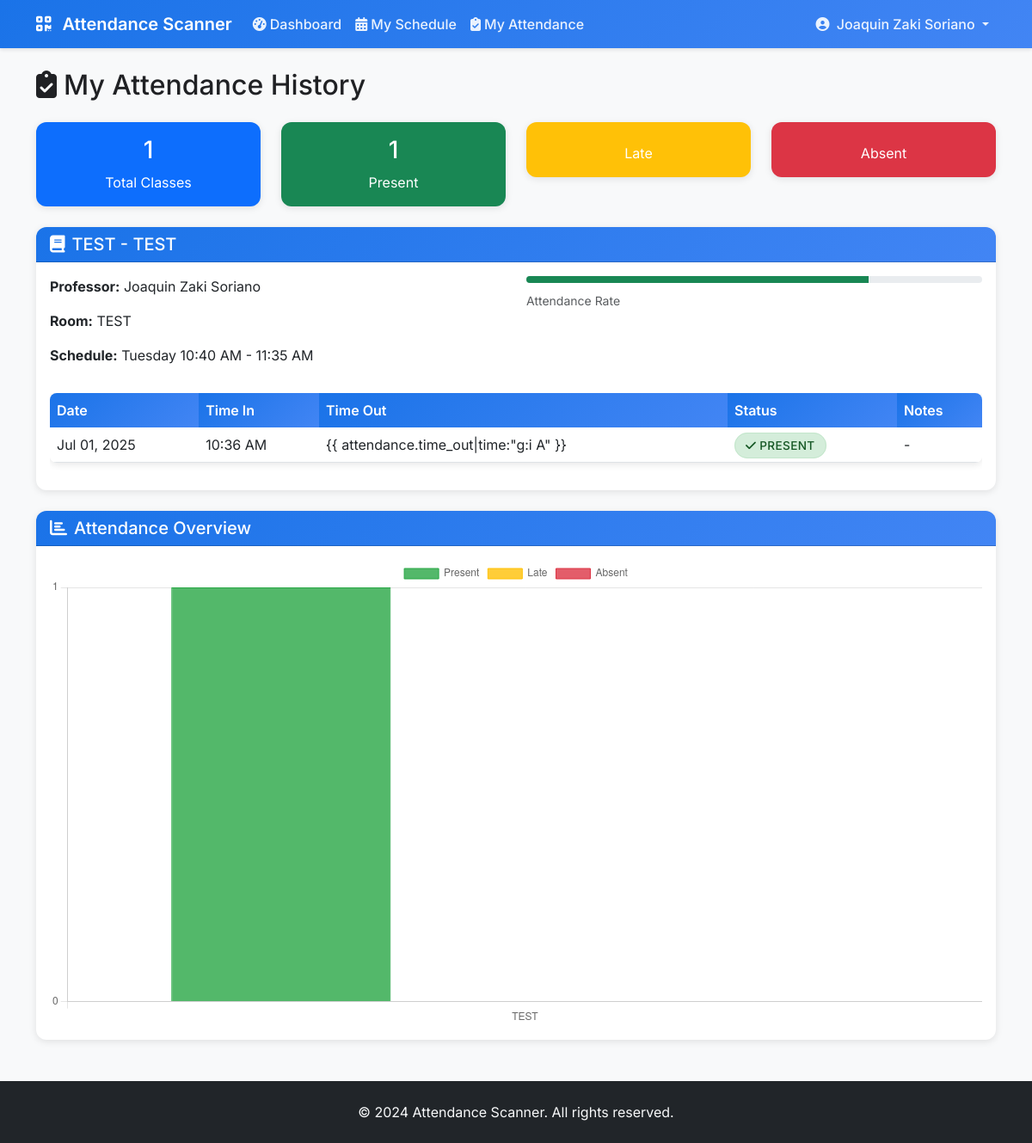
/my-attendance/ (signed in), run on the app's committed database.
### scanner/models.py (models this page shows, shortened)
class User(AbstractUser):
    USER_TYPES = (
        ('student', 'Student'),
        ('professor', 'Professor'),
        ('admin', 'Admin'),
    )
    user_type = models.CharField(max_length=10, choices=USER_TYPES, default='student')
    student_id = models.CharField(max_length=20, blank=True, null=True, unique=True)
    barcode = models.CharField(max_length=50, blank=True, null=True, unique=True)
    phone = models.CharField(max_length=15, blank=True, null=True)

class Attendance(models.Model):
    STATUS_CHOICES = (
        ('present', 'Present'),
        ('absent', 'Absent'),
        ('late', 'Late'),
        ('excused', 'Excused'),
    )
    student = models.ForeignKey(User, on_delete=models.CASCADE, limit_choices_to={'user_type': 'student'})
    schedule = models.ForeignKey(Schedule, on_delete=models.CASCADE)
    date = models.DateField()
    time_in = models.DateTimeField(blank=True, null=True)
    time_out = models.DateTimeField(blank=True, null=True)
    status = models.CharField(max_length=10, choices=STATUS_CHOICES, default='absent')
    notes = models.TextField(blank=True, null=True)
    created_at = models.DateTimeField(auto_now_add=True)
    updated_at = models.DateTimeField(auto_now=True)
    class Meta:
        unique_together = ['student', 'schedule', 'date']

class Schedule(models.Model):
    DAYS_OF_WEEK = (
        ('monday', 'Monday'),
        ('tuesday', 'Tuesday'),
        ('wednesday', 'Wednesday'),
        ('thursday', 'Thursday'),
        ('friday', 'Friday'),
        ('saturday', 'Saturday'),
        ('sunday', 'Sunday'),
    )
    subject = models.ForeignKey(Subject, on_delete=models.CASCADE)
    professor = models.ForeignKey(User, on_delete=models.CASCADE, limit_choices_to={'user_type': 'professor'})
    room = models.ForeignKey(Room, on_delete=models.CASCADE)
    day_of_week = models.CharField(max_length=10, choices=DAYS_OF_WEEK)
    start_time = models.TimeField()
    end_time = models.TimeField()
    semester = models.CharField(max_length=20, default='2024-1')
    academic_year = models.CharField(max_length=10, default='2024-2025')
    is_active = models.BooleanField(default=True)
    created_at = models.DateTimeField(auto_now_add=True)
    class Meta:
        unique_together = ['room', 'day_of_week', 'start_time', 'end_time', 'semester']

class Subject(models.Model):
    code = models.CharField(max_length=20, unique=True)
    name = models.CharField(max_length=100)
    description = models.TextField(blank=True, null=True)
    units = models.IntegerField(default=3)

class Room(models.Model):
    name = models.CharField(max_length=50)
    capacity = models.IntegerField(default=30)
    building = models.CharField(max_length=50, blank=True, null=True)
    floor = models.IntegerField(default=1)

### scanner/views.py (the view)
# urls.py: path('my-attendance/', views.student_attendance, name='student_attendance'),
@login_required
@user_passes_test(is_student)
def student_attendance(request):
    attendances = Attendance.objects.filter(student=request.user).order_by('-date', 'schedule__start_time')
    attendance_by_schedule = {}
    for attendance in attendances:
        schedule_key = attendance.schedule
        if schedule_key not in attendance_by_schedule:
            attendance_by_schedule[schedule_key] = []
        attendance_by_schedule[schedule_key].append(attendance)
    return render(request, 'scanner/student_attendance.html', {
        'attendance_by_schedule': attendance_by_schedule
    })

### scanner/views.py (called while the page is built)
def is_student(user):
    return user.is_authenticated and user.user_type == 'student'

### scanner/templates/scanner/student_attendance.html (shortened to what this page needs)
{% extends 'scanner/base.html' %}  {% block content %}
<div class="row">
  <div class="col-12">
    <h2 class="mb-4">
      <i class="fas fa-clipboard-check me-2"></i>My Attendance History
    </h2>
  </div>
</div>
{% if attendance_by_schedule %}
<div class="row mb-4">
  <div class="col-md-3">
    <div class="card bg-primary text-white">
      <div class="card-body text-center">
        <h3>
          {% for schedule, attendances in attendance_by_schedule.items %}
          {% for attendance in attendances %}
          {% if forloop.first %}
          {{ forloop.parentloop.counter }}
          {% endif %}
          {% endfor %}
          {% endfor %}
        </h3>
        <p class="mb-0">Total Classes</p>
      </div>
    </div>
  </div>
  <div class="col-md-3">
    <div class="card bg-success text-white">
      <div class="card-body text-center">
        <h3>
          {% for schedule, attendances in attendance_by_schedule.items %}
            {% for attendance in attendances %}
              {% if attendance.status == 'present' %}
                {{ forloop.counter }}
              {% endif %}
            {% endfor %}
          {% endfor %}
        </h3>
        <p class="mb-0">Present</p>
      </div>
    </div>
  </div>
  <div class="col-md-3">
    <div class="card bg-warning text-white">
      <div class="card-body text-center">
        <p class="mb-0">Late</p>
      </div>
    </div>
  </div>
  <div class="col-md-3">
    <div class="card bg-danger text-white">
      <div class="card-body text-center">
        <p class="mb-0">Absent</p>
      </div>
    </div>
  </div>
</div>
{% for schedule, attendances in attendance_by_schedule.items %}
<div class="card mb-4">
  <div class="card-header">
    <h5 class="mb-0">
      <i class="fas fa-book me-2"></i>{{ schedule.subject.code }} -
      {{ schedule.subject.name }}
    </h5>
  </div>
  <div class="card-body">
    <div class="row mb-3">
      <div class="col-md-6">
        <p>
          <strong>Professor:</strong> {{ schedule.professor.get_full_name }}
        </p>
        <p><strong>Room:</strong> {{ schedule.room.name }}</p>
        <p>
          <strong>Schedule:</strong> {{ schedule.get_day_of_week_display }} {{ schedule.start_time|time:"g:i A" }} -
          {{ schedule.end_time|time:"g:i A" }}
        </p>
      </div>
      <div class="col-md-6">
        <div class="progress mb-2">
          {% with present_count=attendances|length %}
            {% with present_attendance=attendances|slice:":1" %}
              {% for attendance in present_attendance %}
                {% if attendance.status == 'present' %}
                  <div class="progress-bar bg-success" style="width: 75%"></div>
                {% elif attendance.status == 'late' %}
                  <div class="progress-bar bg-warning" style="width: 15%"></div>
                {% else %}
                  <div class="progress-bar bg-danger" style="width: 10%"></div>
                {% endif %}
              {% endfor %}
            {% endwith %}
          {% endwith %}
        </div>
        <small class="text-muted">Attendance Rate</small>
      </div>
    </div>
    <div class="table-responsive">
      <table class="table table-hover">
        <thead>
          <tr>
            <th>Date</th>
            <th>Time In</th>
            <th>Time Out</th>
            <th>Status</th>
            <th>Notes</th>
          </tr>
        </thead>
        <tbody>
          {% for attendance in attendances %}
          <tr>
            <td>{{ attendance.date|date:"M d, Y" }}</td>
            <td>
              {% if attendance.time_in %} {{ attendance.time_in|time:"g:i A" }}
              {% else %} - {% endif %}
            </td>
            <td>
              {% if attendance.time_out %} {{ attendance.time_out|time:"g:i A"
              }} {% else %} - {% endif %}
            </td>
            <td>
              <span class="status-badge status-{{ attendance.status }}">
                {% if attendance.status == 'present' %}
                <i class="fas fa-check me-1"></i>Present
                {% elif attendance.status == 'absent' %}
                <i class="fas fa-times me-1"></i>Absent
                {% elif attendance.status == 'late' %}
                <i class="fas fa-clock me-1"></i>Late
                {% else %}
                <i class="fas fa-exclamation me-1"></i>Excused
                {% endif %}
              </span>
            </td>
            <td>
              {% if attendance.notes %}
              <small class="text-muted">{{ attendance.notes }}</small>
              {% else %} - {% endif %}
            </td>
          </tr>
          {% endfor %}
        </tbody>
      </table>
    </div>
  </div>
</div>
{% endfor %}
<div class="card">
  <div class="card-header">
    <h5 class="mb-0">
      <i class="fas fa-chart-bar me-2"></i>Attendance Overview
    </h5>
  </div>
  <div class="card-body">
    <canvas id="attendanceChart" width="400" height="200"></canvas>
  </div>
</div>
{% endif %}
<script>
  {% if attendance_by_schedule %}
  document.addEventListener('DOMContentLoaded', function() {
      const ctx = document.getElementById('attendanceChart').getContext('2d');
      const labels = [];
      const presentData = [];
      const absentData = [];
      const lateData = [];
      {% for schedule, attendances in attendance_by_schedule.items %}
          labels.push('{{ schedule.subject.code }}');
          let present = 0, absent = 0, late = 0;
          {% for attendance in attendances %}
              {% if attendance.status == 'present' %}
                  present++;
              {% elif attendance.status == 'absent' %}
                  absent++;
              {% elif attendance.status == 'late' %}
                  late++;
              {% endif %}
          {% endfor %}
          presentData.push(present);
          absentData.push(absent);
          lateData.push(late);
      {% endfor %}
      new Chart(ctx, {
          type: 'bar',
          data: {
              labels: labels,
              datasets: [{
                  label: 'Present',
                  data: presentData,
                  backgroundColor: 'rgba(40, 167, 69, 0.8)',
                  borderColor: 'rgba(40, 167, 69, 1)',
                  borderWidth: 1
              }, {
                  label: 'Late',
                  data: lateData,
                  backgroundColor: 'rgba(255, 193, 7, 0.8)',
                  borderColor: 'rgba(255, 193, 7, 1)',
                  borderWidth: 1
              }, {
                  label: 'Absent',
                  data: absentData,
                  backgroundColor: 'rgba(220, 53, 69, 0.8)',
                  borderColor: 'rgba(220, 53, 69, 1)',
                  borderWidth: 1
              }]
          },
          options: {
              responsive: true,
              scales: {
                  y: {
                      beginAtZero: true,
                      ticks: {
                          stepSize: 1
                      }
                  }
              },
              plugins: {
                  legend: {
                      position: 'top',
                  }
              }
          }
      });
  });
  {% endif %}
</script>
{% endblock %}

### scanner/templates/scanner/base.html (shortened to what this page needs)
<!DOCTYPE html>
<html lang="en">
  <head>
    <link
      href="https://cdn.jsdelivr.net/npm/bootstrap@5.3.0/dist/css/bootstrap.min.css"
      rel="stylesheet"
    />
    <link
      href="https://cdnjs.cloudflare.com/ajax/libs/font-awesome/6.4.0/css/all.min.css"
      rel="stylesheet"
    />
    {% load static %}
    <link href="{% static 'css/custom.css' %}" rel="stylesheet" />
  </head>
  <body>
    <nav class="navbar navbar-expand-lg navbar-dark">
      <div class="container">
        <a class="navbar-brand" href="{% url 'home' %}">
          <i class="fas fa-qrcode me-2"></i>
          Attendance Scanner
        </a>
        <div class="collapse navbar-collapse" id="navbarNav">
          <ul class="navbar-nav me-auto">
            {% if user.is_authenticated %}
            <li class="nav-item">
              <a class="nav-link" href="{% url 'dashboard' %}">
                <i class="fas fa-tachometer-alt me-1"></i>Dashboard
              </a>
            </li>
            {% if user.user_type == 'professor' %}
            <li class="nav-item">
              <a class="nav-link" href="{% url 'schedule_management' %}">
                <i class="fas fa-calendar-alt me-1"></i>Schedules
              </a>
            </li>
            {% elif user.user_type == 'student' %}
            <li class="nav-item">
              <a class="nav-link" href="{% url 'student_schedule' %}">
                <i class="fas fa-calendar-alt me-1"></i>My Schedule
              </a>
            </li>
            <li class="nav-item">
              <a class="nav-link" href="{% url 'student_attendance' %}">
                <i class="fas fa-clipboard-check me-1"></i>My Attendance
              </a>
            </li>
            {% elif user.user_type == 'admin' %}
            <li class="nav-item">
              <a class="nav-link" href="{% url 'admin_dashboard' %}">
                <i class="fas fa-cogs me-1"></i>Admin
              </a>
            </li>
            {% endif %} {% endif %}
          </ul>
          <ul class="navbar-nav">
            {% if user.is_authenticated %}
            <li class="nav-item dropdown">
              <a
                class="nav-link dropdown-toggle"
                href="#"
                id="navbarDropdown"
                role="button"
                data-bs-toggle="dropdown"
              >
                <i class="fas fa-user-circle me-1"></i>
                {{ user.get_full_name|default:user.username }}
              </a>
            </li>
            {% endif %}
          </ul>
        </div>
      </div>
    </nav>
    <main class="container my-4">{% block content %}{% endblock %}</main>
    <footer class="bg-dark text-light py-4 mt-5">
      <div class="container text-center">
        <p class="mb-0">&copy; 2024 Attendance Scanner. All rights reserved.</p>
      </div>
    </footer>
  </body>
</html>

### static/css/custom.css (style rules this page uses)
.status-badge { padding: 0.25rem 0.5rem; border-radius: 0.25rem; font-size: 0.875rem; font-weight: 500; text-transform: uppercase; letter-spacing: 0.025em; }
.status-present { background-color: #d4edda; color: #155724; border: 1px solid #c3e6cb; }
.card { transition: box-shadow 0.2s ease-in-out; }
.progress { height: 0.5rem; border-radius: 0.25rem; }

### scanner/templates/scanner/base.html (style rules this page uses)
:root { --primary-color: #1a73e8; --secondary-color: #34a853; --warning-color: #fbbc04; --danger-color: #ea4335; --light-gray: #f8f9fa; --border-color: #e8eaed; --text-primary: #202124; --text-secondary: #5f6368; }
* { font-family: "Inter", sans-serif; }
body { background-color: var(--light-gray); color: var(--text-primary); }
.navbar { background: linear-gradient(135deg, var(--primary-color), #4285f4); box-shadow: 0 2px 4px rgba(0, 0, 0, 0.1); }
.navbar-brand { font-weight: 600; color: white !important; }
.nav-link { color: rgba(255, 255, 255, 0.9) !important; font-weight: 500; transition: color 0.3s ease; }
.card { border: none; border-radius: 12px; box-shadow: 0 2px 8px rgba(0, 0, 0, 0.1); transition: transform 0.2s ease, box-shadow 0.2s ease; }
.card-header { background: linear-gradient(135deg, var(--primary-color), #4285f4); color: white; border-radius: 12px 12px 0 0 !important; font-weight: 600; }
.table { border-radius: 8px; overflow: hidden; box-shadow: 0 2px 8px rgba(0, 0, 0, 0.1); }
.table thead th { background: linear-gradient(135deg, var(--primary-color), #4285f4); color: white; border: none; font-weight: 600; }
.status-badge { padding: 6px 12px; border-radius: 20px; font-size: 0.85rem; font-weight: 500; }
.status-present { background-color: #d4edda; color: #155724; }

### data on the page
User: get_full_name "Joaquin Zaki Soriano"
Schedule: subject.code "TEST", subject.name "TEST", professor.get_full_name "Joaquin Zaki Soriano", room.name "TEST", day_of_week "Tuesday", start_time "10:40 AM", end_time "11:35 AM"
Attendance: status "present" (drawn), date "Jul 01, 2025", time_in "10:36 AM", shows "{{ attendance.time_out|time:\"g:i A\" }}"

### other printed values
chart data {{ schedule.subject.code }} TEST
